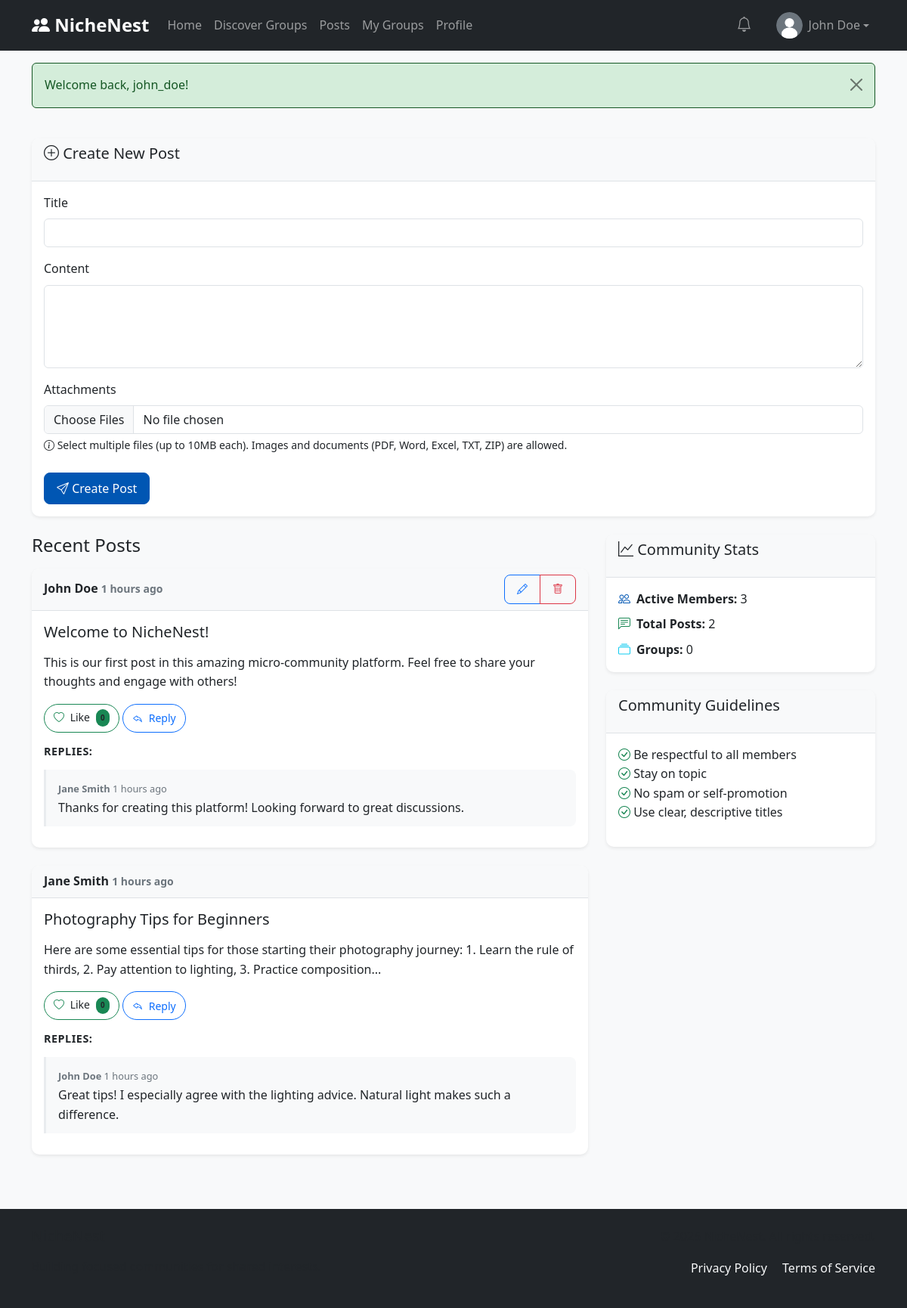
/pages/posts.php (signed in), run on the app's committed database.
### tables this page shows
CREATE TABLE users (
    id INT PRIMARY KEY AUTO_INCREMENT,
    username VARCHAR(50) UNIQUE NOT NULL,
    email VARCHAR(100) UNIQUE NOT NULL,
    password VARCHAR(255) NOT NULL,
    display_name VARCHAR(100),
    bio TEXT,
    avatar VARCHAR(255),
    role ENUM('user', 'admin') DEFAULT 'user',
    status ENUM('active', 'suspended') DEFAULT 'active',
    created_at TIMESTAMP DEFAULT CURRENT_TIMESTAMP,
    updated_at TIMESTAMP DEFAULT CURRENT_TIMESTAMP ON UPDATE CURRENT_TIMESTAMP
);

CREATE TABLE posts (
    id INT PRIMARY KEY AUTO_INCREMENT,
    user_id INT NOT NULL,
    group_id INT NULL,
    title VARCHAR(255) NOT NULL,
    content TEXT NOT NULL,
    likes_count INT DEFAULT 0,
    replies_count INT DEFAULT 0,
    flagged BOOLEAN DEFAULT FALSE,
    created_at TIMESTAMP DEFAULT CURRENT_TIMESTAMP,
    updated_at TIMESTAMP DEFAULT CURRENT_TIMESTAMP ON UPDATE CURRENT_TIMESTAMP,
    FOREIGN KEY (user_id) REFERENCES users(id) ON DELETE CASCADE,
    FOREIGN KEY (group_id) REFERENCES `groups`(id) ON DELETE CASCADE,
    INDEX idx_user_id (user_id),
    INDEX idx_group_id (group_id),
    INDEX idx_created_at (created_at),
    INDEX idx_flagged (flagged)
);

CREATE TABLE replies (
    id INT PRIMARY KEY AUTO_INCREMENT,
    post_id INT NOT NULL,
    user_id INT NOT NULL,
    content TEXT NOT NULL,
    created_at TIMESTAMP DEFAULT CURRENT_TIMESTAMP,
    updated_at TIMESTAMP DEFAULT CURRENT_TIMESTAMP ON UPDATE CURRENT_TIMESTAMP,
    FOREIGN KEY (post_id) REFERENCES posts(id) ON DELETE CASCADE,
    FOREIGN KEY (user_id) REFERENCES users(id) ON DELETE CASCADE,
    INDEX idx_post_id (post_id),
    INDEX idx_user_id (user_id),
    INDEX idx_created_at (created_at)
);

### pages/posts.php (the view, shortened to what the rows shown need)
<?php
require_once '../includes/config.php';
require_once '../includes/functions.php';
require_once '../includes/auth.php';
require_once '../includes/community_stats.php';
$stmt = $pdo->prepare("
    SELECT p.*, u.username, u.display_name
    FROM posts p
    JOIN users u ON p.user_id = u.id
    WHERE p.group_id IS NULL
    ORDER BY p.created_at DESC
");
$stmt->execute();
$posts = $stmt->fetchAll();
include '../includes/header.php';
?>
<main id="main-content" role="main">
    <div class="container mt-4">
        <div class="row">
            <div class="col-lg-8">
                <?php if (empty($posts)): ?>
                    <div class="card">
                        <div class="card-body text-center">
                            <h5>No posts yet</h5>
                            <p>Be the first to start a discussion!</p>
                        </div>
                    </div>
                <?php else: ?>
                    <?php foreach ($posts as $post): ?>
                        <div class="card mb-4">
                            <div class="card-header d-flex justify-content-between align-items-center">
                                <div>
                                    <strong><?php echo htmlspecialchars($post['display_name'] ?? $post['username']); ?></strong>
                                    <small class="text-muted"><?php echo timeAgo($post['created_at']); ?></small>
                                </div>
                                <?php if (isPostOwner($post['id'], getCurrentUserId())): ?>
                                    <div class="btn-group" role="group">
                                        <a href="edit_post.php?id=<?php echo $post['id']; ?>" class="btn btn-sm btn-outline-primary" title="Edit post">
                                            <i class="bi bi-pencil"></i>
                                        </a>
                                        <button type="button" class="btn btn-sm btn-outline-danger delete-post-btn" data-post-id="<?php echo $post['id']; ?>" title="Delete post">
                                            <i class="bi bi-trash"></i>
                                        </button>
                                    </div>
                                <?php endif; ?>
                            </div>
                            <div class="card-body" id="post-<?php echo $post['id']; ?>">
                                <h5 class="card-title"><?php echo htmlspecialchars($post['title']); ?></h5>
                                <p class="card-text"><?php echo nl2br(htmlspecialchars($post['content'])); ?></p>
                                <?php
                                $stmt = $pdo->prepare("SELECT COUNT(*) as total FROM likes WHERE post_id = ?");
                                $stmt->execute([$post['id']]);
                                $likeCount = $stmt->fetch(PDO::FETCH_ASSOC)['total'] ?? 0;
                                $stmt = $pdo->prepare("SELECT id FROM likes WHERE post_id = ? AND user_id = ?");
                                $stmt->execute([$post['id'], getCurrentUserId()]);
                                $userLiked = $stmt->rowCount() > 0;
                                ?>
                                <button type="button"
                                    class="btn btn-sm btn-outline-<?php echo $userLiked ? 'danger' : 'success'; ?> like-btn position-relative"
                                    data-post-id="<?php echo $post['id']; ?>"
                                    data-liked="<?php echo $userLiked ? 'true' : 'false'; ?>"
                                    style="transition: all 0.3s ease; border-radius: 20px;">
                                    <i class="bi bi-heart<?php echo $userLiked ? '-fill' : ''; ?> me-1"></i>
                                    <span class="like-text"><?php echo $userLiked ? 'Unlike' : 'Like'; ?></span>
                                    <span class="badge bg-<?php echo $userLiked ? 'danger' : 'success'; ?> ms-1 rounded-pill" style="font-size: 0.7em;">
                                        <?php echo $likeCount; ?>
                                    </span>
                                </button>
                                <button class="btn btn-sm btn-outline-primary reply-toggle"
                                    data-post-id="<?php echo $post['id']; ?>"
                                    style="transition: all 0.3s ease; border-radius: 20px;">
                                    <i class="bi bi-reply me-1"></i> Reply<?php echo $post['replies_count'] > 0 ? ' (' . $post['replies_count'] . ')' : ''; ?>
                                </button>
                                <?php
                                $stmt = $pdo->prepare("
                                SELECT r.*, u.username, u.display_name
                                FROM replies r
                                JOIN users u ON r.user_id = u.id
                                WHERE r.post_id = ?
                                ORDER BY r.created_at ASC
                            ");
                                $stmt->execute([$post['id']]);
                                $replies = $stmt->fetchAll();
                                ?>
                                <?php if (!empty($replies)): ?>
                                    <div class="mt-3 replies-container">
                                        <h6>Replies:</h6>
                                        <?php foreach ($replies as $reply): ?>
                                            <div class="border-start border-3 border-light ps-3 mb-2 reply-item">
                                                <small class="text-muted">
                                                    <strong><?php echo htmlspecialchars($reply['display_name'] ?? $reply['username']); ?></strong>
                                                    <?php echo timeAgo($reply['created_at']); ?>
                                                </small>
                                                <p class="mb-0"><?php echo nl2br(htmlspecialchars($reply['content'])); ?></p>
                                            </div>
                                        <?php endforeach; ?>
                                    </div>
                                <?php endif; ?>
                            </div>
                        </div>
                    <?php endforeach; ?>
                <?php endif; ?>
            </div>
            <div class="col-lg-4">
                <?php renderCommunityStatsCard(); ?>
            </div>
        </div>
    </div>
</main>
<?php include '../includes/footer.php'; ?>

### includes/header.php (shortened to what the rows shown need)
<!DOCTYPE html>
<html lang="en">
<head>
    <link href="https://cdn.jsdelivr.net/npm/bootstrap@5.3.0/dist/css/bootstrap.min.css" rel="stylesheet">
    <link rel="stylesheet" href="https://cdn.jsdelivr.net/npm/bootstrap-icons@1.10.0/font/bootstrap-icons.css">
    <link rel="stylesheet" href="/public/css/style.css">
</head>
<body>
    <nav class="navbar navbar-expand-lg navbar-dark bg-dark" role="navigation" aria-label="Main navigation">
        <div class="container">
            <div class="collapse navbar-collapse" id="navbarNav">
                <ul class="navbar-nav">
                    <?php if (isLoggedIn()): ?>
                        <?php $user = getCurrentUser(); ?>
                        <li class="nav-item dropdown me-3" role="none">
                            <a class="nav-link position-relative d-flex align-items-center" href="#"
                                id="notificationDropdown"
                                role="button"
                                data-bs-toggle="dropdown"
                                aria-expanded="false"
                                aria-label="Notifications menu"
                                aria-describedby="notificationBadge">
                                <i class="bi bi-bell fs-5" aria-hidden="true"></i>
                            </a>
                        </li>
                        <li class="nav-item dropdown" role="none">
                            <a class="nav-link dropdown-toggle d-flex align-items-center" href="#" role="button" data-bs-toggle="dropdown" aria-expanded="false" aria-label="User menu for <?php echo htmlspecialchars($user['display_name'] ?? $user['username']); ?>">
                                <img src="<?php echo htmlspecialchars(getUserAvatar()); ?>"
                                    alt="Avatar" class="rounded-circle me-2" width="35" height="35">
                                <?php echo htmlspecialchars($user['display_name'] ?? $user['username']); ?>
                            </a>
                        </li>
                    <?php endif; ?>
                </ul>
            </div>
        </div>
    </nav>

### includes/community_stats.php (shortened to what the rows shown need)
<?php
require_once __DIR__ . '/functions.php';
function renderCommunityStatsCard()
{
    $stats = getCommunityStats();
?>
    <div class="card mb-4">
        <div class="card-body">
            <div class="d-flex align-items-center mb-2">
                <i class="bi bi-people me-2 text-primary"></i>
                <div><strong>Active Members:</strong> <?php echo number_format($stats['active_members']); ?></div>
            </div>
            <div class="d-flex align-items-center mb-2">
                <i class="bi bi-chat-left-text me-2 text-success"></i>
                <div><strong>Total Posts:</strong> <?php echo number_format($stats['total_posts']); ?></div>
            </div>
        </div>
    </div>
<?php
}

### data on the page
users: display_name "John Doe"
posts: user.display_name "John Doe", created_at "1 hours ago", title "Welcome to NicheNest!", content "This is our first post in this amazing micro-community platform. Feel free to share your thoughts and engage with others!", likeCount "0"
replies: user.display_name "Jane Smith", created_at "1 hours ago", content "Thanks for creating this platform! Looking forward to great discussions."
posts: user.display_name "Jane Smith", created_at "1 hours ago", title "Photography Tips for Beginners", content "Here are some essential tips for those starting their photography journey: 1. Learn the rule of thirds, 2. Pay attention to lighting, 3. Practice composition...", likeCount "0", user "3", id "2"
replies: user.display_name "John Doe", created_at "1 hours ago", content "Great tips! I especially agree with the lighting advice. Natural light makes such a difference."

### other printed values
$flash['message'] "Welcome back, john_doe!"
$stats['total_groups'] "0"
